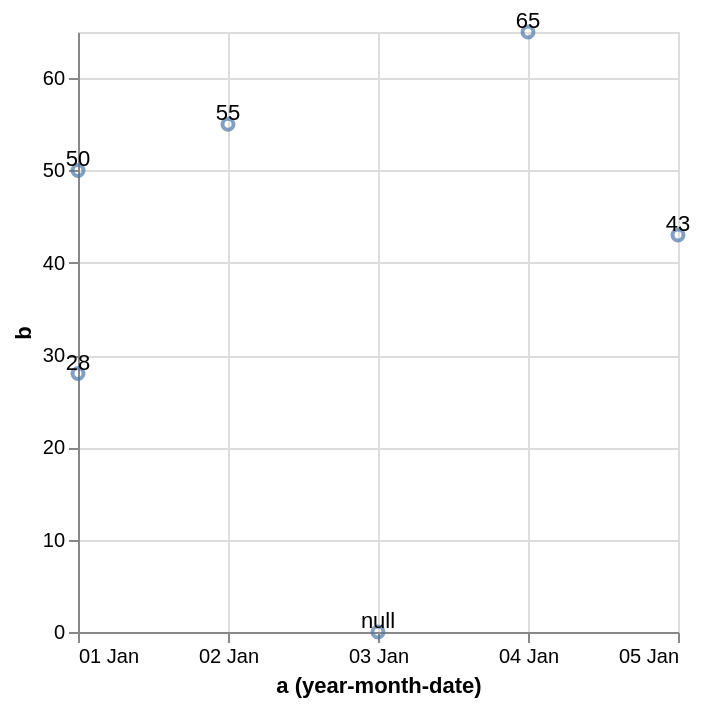

Specify this chart in Vega-Lite:
### Vega-Lite specification from a JSON file in a GitHub repository (floating-point values rounded to 4 significant figures)
{"$schema": "https://vega.github.io/schema/vega-lite/v5.json", "data": {"values": [{"a": "Jan 1, 2000", "b": 28}, {"a": "Jan 2, 2000", "b": 55}, {"a": "Jan 3, 2000", "b": null}, {"a": "Jan 4, 2000", "b": 65}, {"a": "Jan 5, 2000", "b": 43}, {"a": null, "b": 50}]}, "layer": [{"mark": {"type": "point", "invalid": "show"}, "encoding": {"x": {"timeUnit": "yearmonthdate", "field": "a", "type": "temporal", "axis": {"format": "%d %b"}}, "y": {"field": "b", "type": "quantitative"}}}, {"mark": {"type": "text", "invalid": "show", "baseline": "bottom"}, "encoding": {"x": {"timeUnit": "yearmonthdate", "field": "a", "type": "temporal", "axis": {"format": "%d %b"}}, "y": {"field": "b", "type": "quantitative"}, "text": {"field": "b", "type": "quantitative"}}}]}
